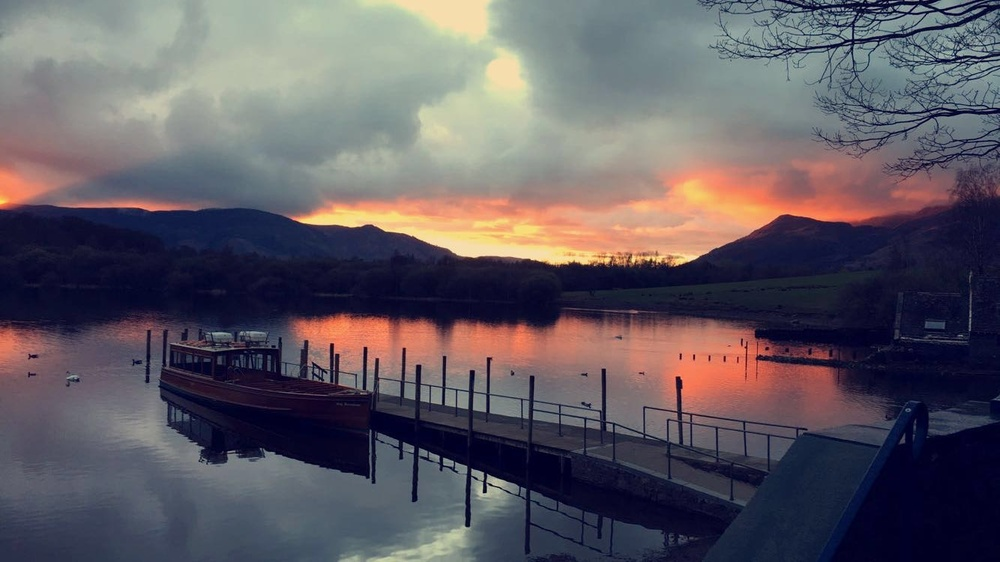
#> input picture Photo-Edit/pics/IMG_5029.JPG, 1000 x 562 px, shrunk from 1334 x 750 before the run; its folder holds only this picture in this run
$ python Edit.py
#> lines starting #> are read from the running program, lines starting #| are printed output that depends on the picture
from PIL import Image, ImageEnhance, ImageFilter
import os

path = './pics'
pathOut = '/editedpics'

for filename in os.listdir(path):
    img = Image.open(f"{path}/{filename}")
#> img is the input picture: PIL image 1000x562 RGB; mean R, G, B 95.7, 89.7, 97.9
    edit = img.filter(ImageFilter.SHARPEN)

    clean_name = os.path.splitext(filename)[0]
    factor=1.5
    fact2= 1.2
    enhancer = ImageEnhance.Contrast(edit)


    edit = enhancer.enhance(factor)
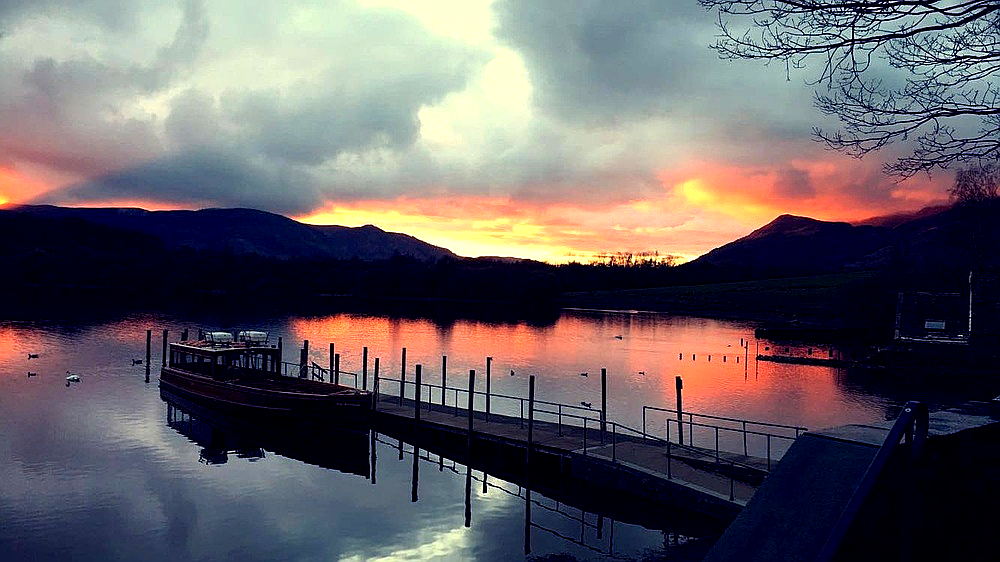
#> edit: PIL image 1000x562 RGB; mean R, G, B 102, 95.7, 100.6
    enhancer2 = ImageEnhance.Brightness(edit)
    edit = enhancer.enhance(fact2)
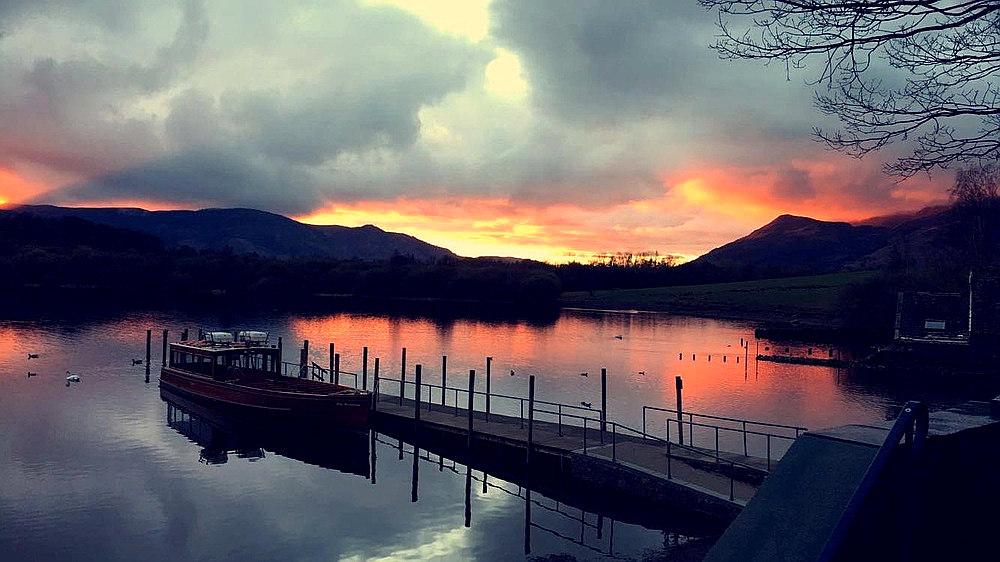
#> edit: PIL image 1000x562 RGB; mean R, G, B 97.3, 91, 98.6


    edit.save(f'.{pathOut}/{clean_name}_edited3.jpg')

$ run again, on Photo-Edit/pics/IMG_5040.JPG
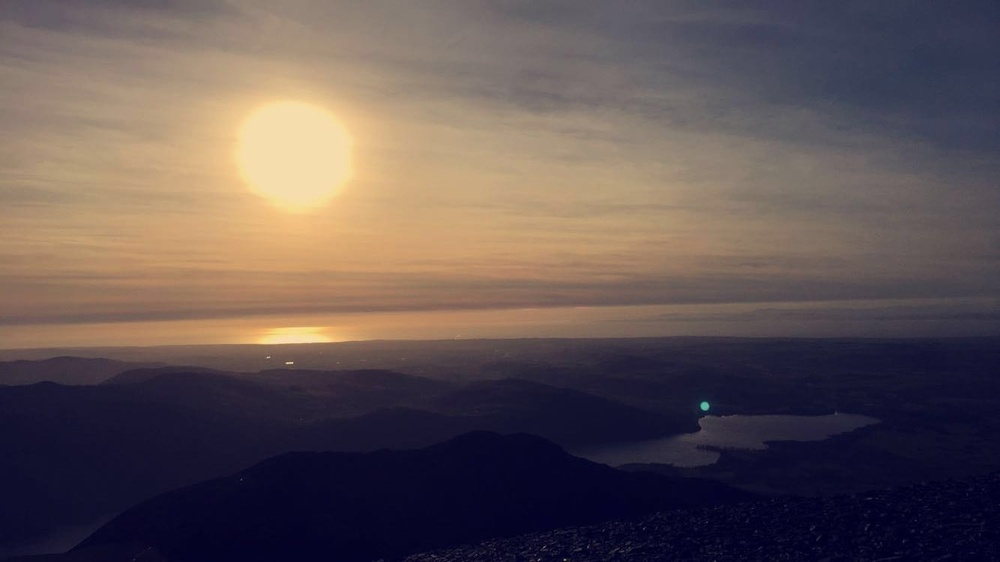
#> input picture Photo-Edit/pics/IMG_5040.JPG, 1000 x 562 px, shrunk from 1334 x 750 before the run
#> img is the input picture: PIL image 1000x562 RGB; mean R, G, B 97.3, 83.9, 84.3
#> `edit = enhancer.enhance(factor)`:
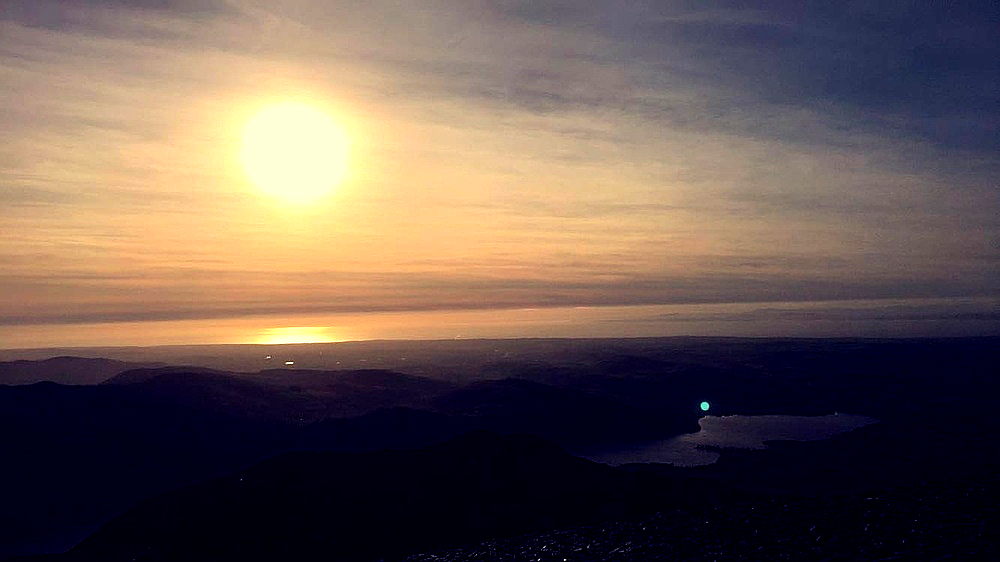
#> edit: PIL image 1000x562 RGB; mean R, G, B 105.9, 88.9, 82.2
#> `edit = enhancer.enhance(fact2)`:
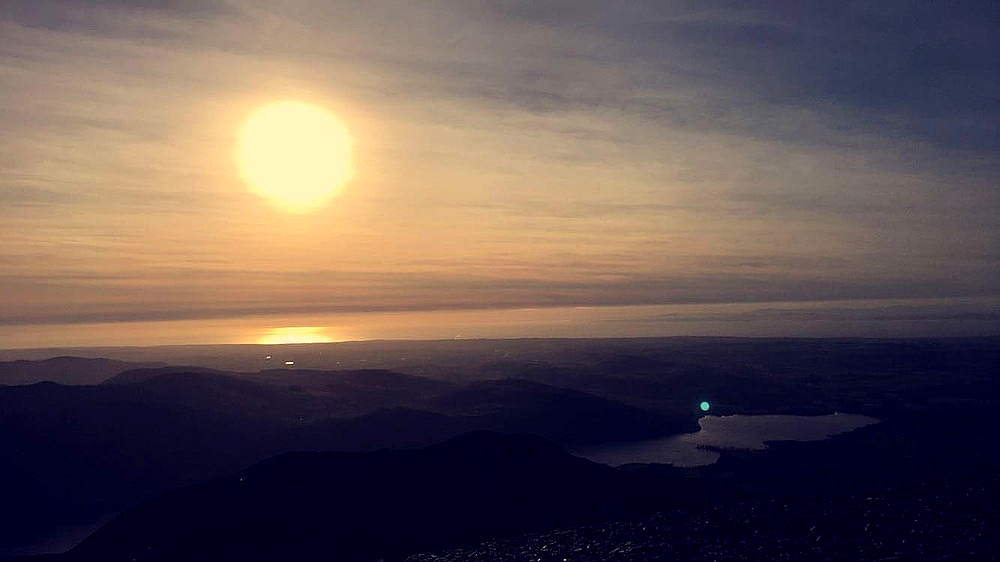
#> edit: PIL image 1000x562 RGB; mean R, G, B 99.8, 84.5, 83.1

$ run again, on Photo-Edit/pics/IMG_6051.JPG
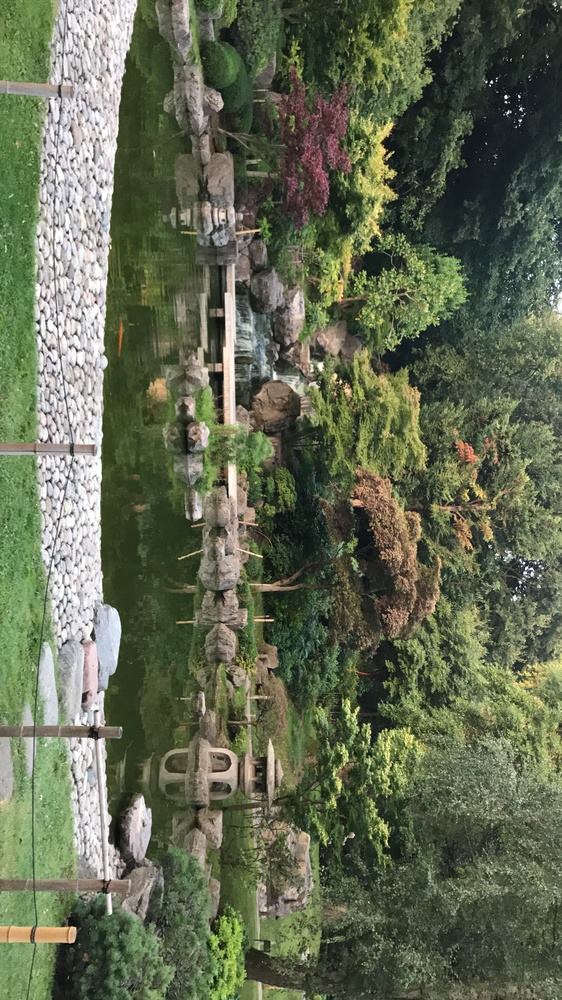
#> input picture Photo-Edit/pics/IMG_6051.JPG, 562 x 1000 px, shrunk from 2303 x 4096 before the run
#> img is the input picture: PIL image 562x1000 RGB; mean R, G, B 99.2, 106.7, 82.7
#> `edit = enhancer.enhance(factor)`:
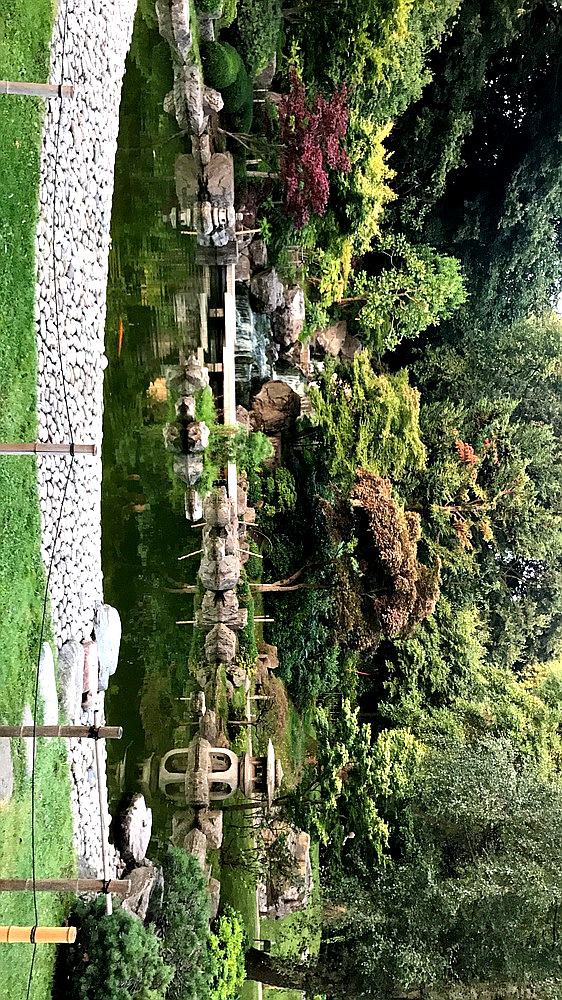
#> edit: PIL image 562x1000 RGB; mean R, G, B 95.9, 106.4, 73.7
#> `edit = enhancer.enhance(fact2)`:
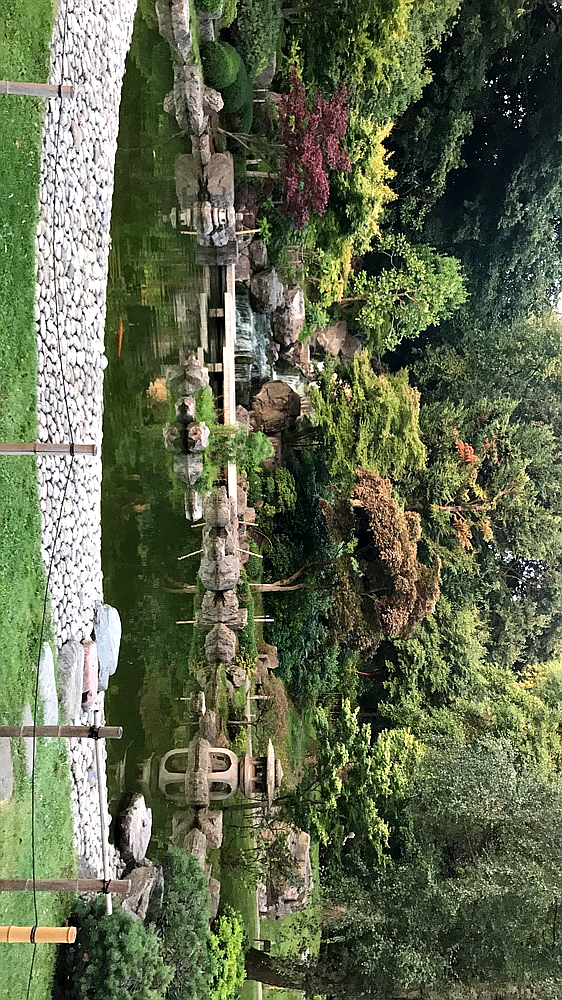
#> edit: PIL image 562x1000 RGB; mean R, G, B 97.4, 106.3, 78.4
